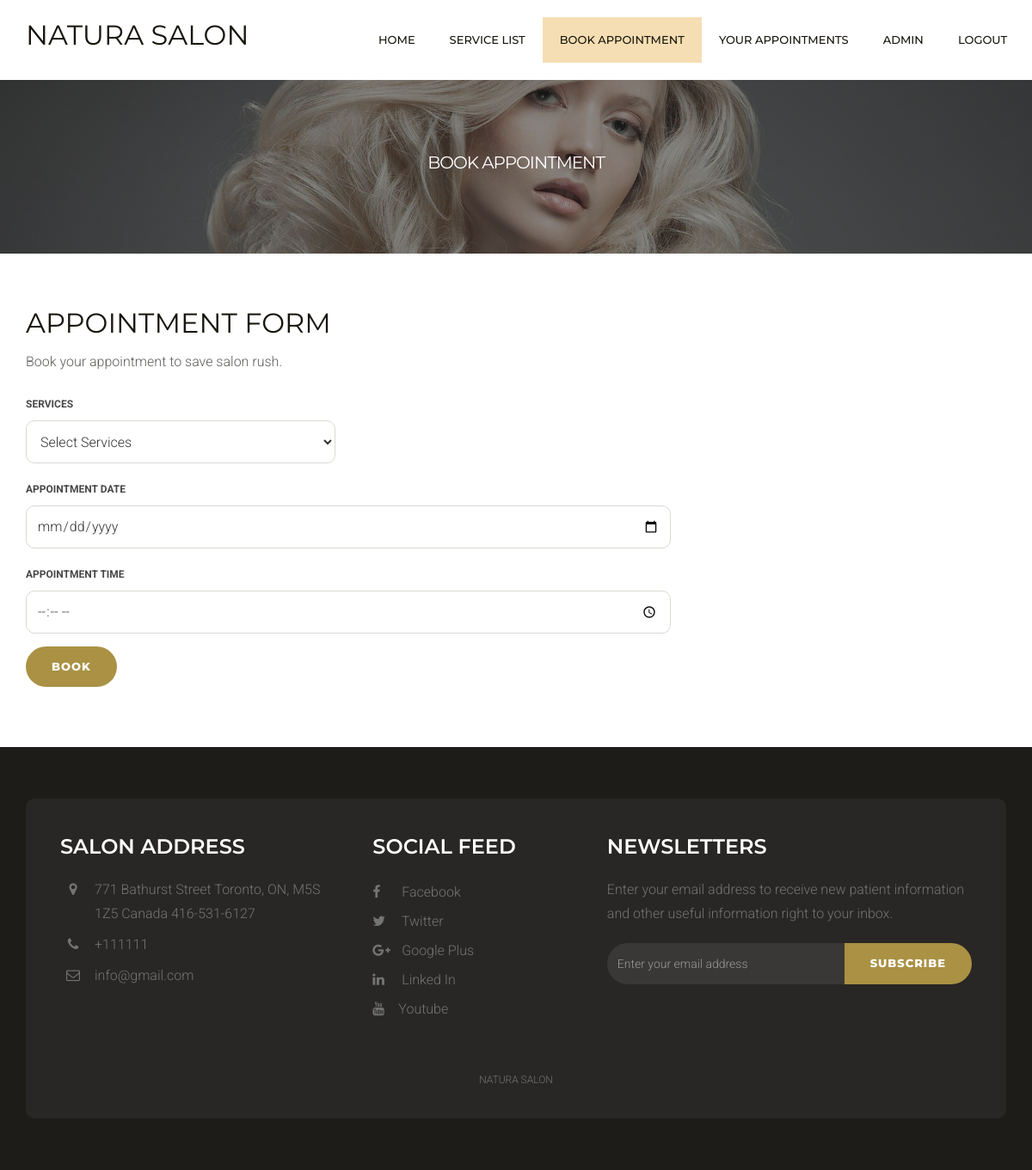
Page /appointment.php (signed in) on the committed database.
### tables this page shows
CREATE TABLE `pages` (
  `ID` int(10) NOT NULL,
  `PageType` varchar(200) DEFAULT NULL,
  `PageTitle` mediumtext DEFAULT NULL,
  `PageDescription` mediumtext DEFAULT NULL,
  `Email` varchar(200) DEFAULT NULL,
  `MobileNumber` bigint(10) DEFAULT NULL,
  `UpdationDate` date DEFAULT NULL,
  `Timing` varchar(200) NOT NULL
);

### appointment.php (the view, shortened to what this page needs)
<?php
include 'models/dbConnection.php';
?>
<!DOCTYPE html>
<html lang="en">
<head>
    <link href="assets3/css/bootstrap.min.css" rel="stylesheet">
    <link href="assets3/css/font-awesome.min.css" rel="stylesheet">
    <link href="assets3/css/style.css" rel="stylesheet">
</head>
<body>
    <?php include_once('templates/header.php');?>
    <div class="page-header">
        <div class="container">
            <div class="row">
                <div class="col-lg-12 col-md-12 col-sm-12 col-xs-12">
                    <div class="page-caption">
                        <h2 class="page-title">Book Appointment</h2>
                    </div>
                </div>
            </div>
        </div>
    </div>
    <div class="content">
        <div class="container">
            <div class="row">
                <div class="col-lg-8 col-md-8 col-sm-8 col-xs-12">
                    <div class="row">
                        <div class="col-lg-12 col-md-12 col-sm-12 col-xs-12">
                            <h1>Appointment Form</h1>
                            <p> Book your appointment to save salon rush.</p>
                            <form method="post">
                                <div class="row">
                                    <div class="col-md-6">
                                        <label class="control-label" for="Subject">Services</label>
                                        <select name="services" id="services" required="true" class="form-control">
                                <option value="">Select Services</option>
                              </select>
                                    </div>
                                    <div class="col-lg-12 col-md-12 col-sm-12 col-xs-12">
                                        <div class="form-group">
                                            <label class="control-label" for="textarea">Appointment Date</label>
                                            <input type="date" class="form-control appointment_date" placeholder="Date" name="adate" id='adate' required="true">
                                        </div>
                                    </div>
                                    <div class="col-lg-12 col-md-12 col-sm-12 col-xs-12">
                                        <div class="form-group">
                                            <label class="control-label" for="textarea">Appointment Time</label>
                                            <input type="time" class="form-control appointment_time" placeholder="Time" name="atime" id='atime' required="true">
                                        </div>
                                    </div>
                                    <div class="col-md-12">
                                        <div class="form-group">
                                            <button type="submit" id="submit" name="submit" class="btn btn-default">Book</button>
                                        </div>
                                    </div>
                                </div>
                            </form>
                        </div>
                    </div>
                </div>
            </div>
        </div>
    </div>
<?php include_once('templates/footer.php');?>
</body>
</html>

### templates/footer.php (shortened to what this page needs)
<div class="footer">
        <div class="container">
            <div class="footer-block">
                <div class="row">
                    <div class="col-lg-4 col-md-4 col-sm-6 col-xs-12">
                        <div class="footer-widget">
                            <h2 class="widget-title">Salon Address</h2>
                            <ul class="listnone contact">
                                <?php
$ret=mysqli_query($conn,"select * from pages where PageType='contactus' ");
while ($row=mysqli_fetch_array($ret)) {
?>
                                <li><i class="fa fa-map-marker"></i> <?php  echo $row['PageDescription'];?> </li>
                                <li><i class="fa fa-phone"></i> +<?php  echo $row['MobileNumber'];?></li>
                                <li><i class="fa fa-envelope-o"></i>  <?php  echo $row['Email'];?></li><?php } ?>
                            </ul>
                        </div>
                    </div>
                    <div class="col-lg-3 col-md-3 col-sm-6 col-xs-12">
                        <div class="footer-widget footer-social">
                            <h2 class="widget-title">Social Feed</h2>
                            <ul class="listnone">
                                <li>
                                    <a href="#"> <i class="fa fa-facebook"></i> Facebook </a>
                                </li>
                                <li><a href="#"><i class="fa fa-twitter"></i> Twitter</a></li>
                                <li><a href="#"><i class="fa fa-google-plus"></i> Google Plus</a></li>
                                <li><a href="#"><i class="fa fa-linkedin"></i> Linked In</a></li>
                                <li>
                                    <a href="#"> <i class="fa fa-youtube"></i>Youtube</a>
                                </li>
                            </ul>
                        </div>
                    </div>
                    <div class="col-lg-5 col-md-5 col-sm-12 col-xs-12">
                        <div class="footer-widget widget-newsletter">
                            <h2 class="widget-title">Newsletters</h2>
                            <p>Enter your email address to receive new patient information and other useful information right to your inbox.</p>
                            <form method="post">
                            <div class="input-group">
                                <input type="text" class="form-control" placeholder="Enter your email address" name="email">
                                <span class="input-group-btn">
                            <button class="btn btn-default" type="submit" value="submit" name="sub">Subscribe</button>
                            </span>
                            </div></form>
                        </div>
                    </div>
                </div>
                <div class="tiny-footer">
                    <div class="row">
                        <div class="col-lg-12 col-md-12 col-sm-12 col-xs-12">
                            <div class="copyright-content">
                                <p>Natura salon</p>
                            </div>
                        </div>
                    </div>
                </div>
            </div>
        </div>
    </div>

### assets3/css/style.css (style rules this page uses)
body { font-size: 16px; background-color: #fff; color: #5d5c59; font-family: 'Roboto', sans-serif; line-height: 28px; font-weight: 300; }
h1, h2, h3, h4, h5, h6 { margin: 0; padding: 0; margin-bottom: 10px; color: #18150d; font-weight: 400; font-family: 'Montserrat', sans-serif; text-transform: uppercase; -webkit-font-smoothing: antialiased; text-rendering: optimizeLegibility; }
h1 { font-size: 32px; line-height: 42px; }
h2 { font-size: 24px; line-height: 32px; }
p { margin: 0 0 20px; }
p:last-child { margin-bottom: 0px; }
ul, ol { margin: 0; }
a { color: #aa9144; text-decoration: none; -webkit-transition: all 0.3s; -moz-transition: all 0.3s; transition: all 0.3s; }
.listnone { list-style: none; padding: 0px; }
.control-label { color: #474747; font-weight: 700; font-size: 12px; text-transform: uppercase; }
.form-control { width: 100%; height: 50px; padding: 6px 12px; font-size: 16px; line-height: 1.42857143; color: #333; background-color: #fff; border: 1px solid #dcd9d3; background-image: none; border-radius: 10px; -webkit-box-shadow: inset 0 0px 0px rgba(255, 255, 255, .075); box-shadow: inset 3px 3px 3px rgba(255, 255, 255, .075); margin-bottom: 15px; }
.form-group { margin-bottom: 10px; }
.btn { display: inline-block; padding: 14px 30px; margin-bottom: 0; font-size: 13px; font-weight: 800; letter-spacing: 1px; line-height: 1.42857143; text-align: center; border: none; text-transform: uppercase; border-radius: 100px;font-family: 'Montserrat', sans-serif; -webkit-font-smoothing: antialiased; text-rendering: optimizeLegibility; }
.btn-default { color: #fff; background-color: #aa9144; }
.page-header { background: linear-gradient(rgba(36, 39, 38, 0.5), rgba(36, 39, 38, 0.5)), rgba(36, 39, 38, 0.5) url(../images/hero-img.jpg) no-repeat center; background-size: cover; margin: 0; border-bottom: none; padding-bottom: 0px; }
.page-caption { padding: 120px 0px; position: relative; z-index: 1; color: #fff; text-align: center; }
.page-title { color: #fff; font-size: 40px; font-weight: 400; letter-spacing: -1px; }
.content { padding-top: 60px; padding-bottom: 60px; }
.footer { background-color: #1e1c18; padding-top: 60px; padding-bottom: 60px; }
.footer-block { background-color: #282725;padding: 40px 40px 10px 40px; border-radius: 10px; }
.footer-widget p { color: #747474; }
.footer-widget .widget-title { color: #fff; font-weight: 600; padding-bottom: 20px; margin-bottom: 30px; }
.footer-widget li a { color: #747474; line-height: 34px; }
.footer-social ul li a i { padding-right: 10px; width: 30px; }
.footer .contact li { position: relative; padding-left: 40px; display: block; ' margin-bottom: 8px; padding: 0 0 8px 40px; color: #747474; }
.footer .contact li i { display: block; position: absolute; top: 5px; left: 0; width: 30px; font-size: 16px; text-align: center; }
.widget-newsletter .form-control { height: 48px; color: #eee; background-color: #393836; border: none; box-shadow: none; font-size: 14px; border-radius: 30px 0px 0px 30px; }
.widget-newsletter button { height: 48px; }
.tiny-footer { padding-top: 19px; padding-bottom: 9px; font-size: 12px; color: #56575e; text-align: left; text-transform: uppercase; text-align: center; }
.copyright-content { padding: 12px; color: #747474; }
.widget-title { margin-bottom: 20px; }
@media only screen and (max-width : 1200px) { .footer-widget { margin-bottom: 20px; } }
@media only screen and (max-width : 1200px) { .footer-widget .widget-title { margin-bottom: 0px; } }
@media only screen and (max-width : 1200px) { .page-title { font-size: 20px; } }
@media only screen and (max-width : 1200px) { .page-caption { padding: 80px 0px; } }

### rows in the picture
pages: PageDescription "771 Bathurst Street Toronto, ON, M5S 1Z5 Canada 416-531-6127", MobileNumber "111111", Email "info@gmail.com"
